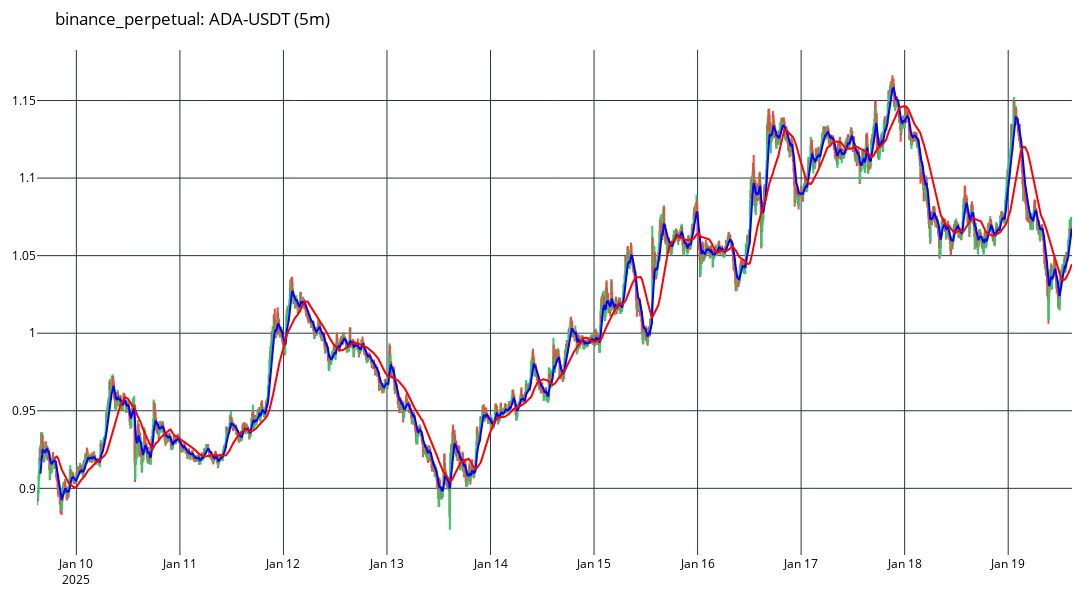

Write notebook code for a chart like this one.
### Code cell
import plotly.graph_objects as go

fig.add_trace(
    go.Scatter(x=candles.data.index, y=candles.data["ema_short"], mode="lines", name="EMA Short", line=dict(color="blue"))
)

fig.add_trace(go.Scatter(x=candles.data.index, y=candles.data["sma_long"], mode="lines", name="SMA Long", line=dict(color="red")))

fig.show()

### Figure 1 — Plotly figure (JSON) as saved in the notebook; plotly's stock layout.template omitted (floating-point values rounded to 4 significant figures; data arrays with more than 128 entries replaced by an {"elided": "..."} marker saying what was removed)
{"data": [{"close": {"elided": "2879 float values"}, "decreasing": {"line": {"color": "#E74C3C"}}, "high": {"elided": "2879 float values"}, "increasing": {"line": {"color": "#2ECC71"}}, "low": {"elided": "2879 float values"}, "name": "Candlesticks", "open": {"elided": "2879 float values"}, "type": "candlestick", "x": {"elided": "2879 str values"}}, {"line": {"color": "blue"}, "mode": "lines", "name": "EMA Short", "type": "scatter", "x": {"elided": "2879 str values"}, "y": {"elided": "2879 float values"}}, {"line": {"color": "red"}, "mode": "lines", "name": "SMA Long", "type": "scatter", "x": {"elided": "2879 str values"}, "y": {"elided": "2879 float values"}}], "layout": {"font": {"color": "black", "size": 12}, "height": 600, "hovermode": "x unified", "margin": {"b": 20, "l": 20, "r": 20, "t": 50}, "paper_bgcolor": "white", "plot_bgcolor": "white", "showlegend": false, "title": {"text": "binance_perpetual: ADA-USDT (5m)"}, "width": 1200, "xaxis": {"rangeslider": {"visible": false}}}}
